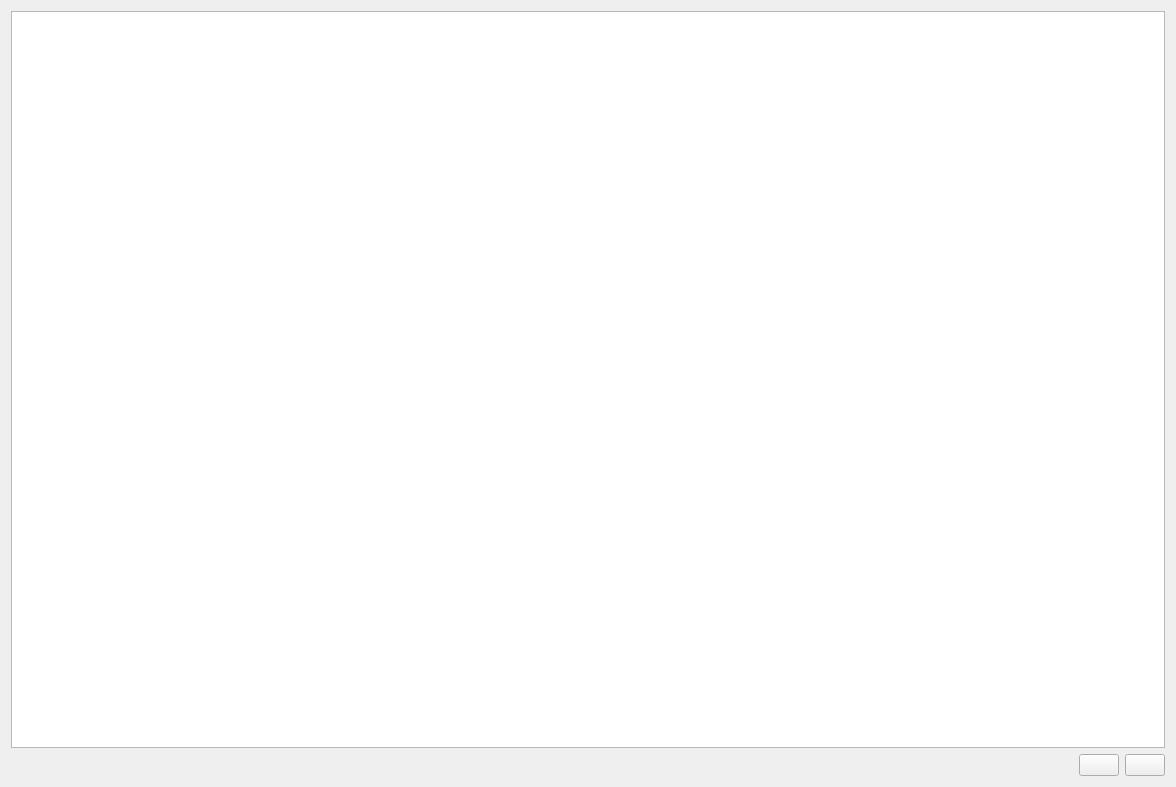
<?xml version="1.0" encoding="UTF-8"?>
<ui version="4.0">
 <class>FabReport</class>
 <widget class="QWidget" name="FabReport">
  <property name="geometry">
   <rect>
    <x>0</x>
    <y>0</y>
    <width>1176</width>
    <height>787</height>
   </rect>
  </property>
  <property name="windowTitle">
   <string>Form</string>
  </property>
  <layout class="QGridLayout" name="gridLayout">
   <item row="0" column="0" colspan="3">
    <widget class="QTableView" name="twReport">
     <property name="font">
      <font>
       <pointsize>10</pointsize>
      </font>
     </property>
     <property name="midLineWidth">
      <number>-1</number>
     </property>
    </widget>
   </item>
   <item row="1" column="0">
    <spacer name="horizontalSpacer">
     <property name="orientation">
      <enum>Qt::Horizontal</enum>
     </property>
     <property name="sizeHint" stdset="0">
      <size>
       <width>1067</width>
       <height>20</height>
      </size>
     </property>
    </spacer>
   </item>
   <item row="1" column="2">
    <widget class="QPushButton" name="bnPrint">
     <property name="text">
      <string/>
     </property>
     <property name="icon">
      <iconset resource="mnemo/mnemo.qrc">
       <normaloff>:/mnemo/printer.png</normaloff>:/mnemo/printer.png</iconset>
     </property>
     <property name="iconSize">
      <size>
       <width>64</width>
       <height>64</height>
      </size>
     </property>
    </widget>
   </item>
   <item row="1" column="1">
    <widget class="QPushButton" name="bnSave">
     <property name="text">
      <string/>
     </property>
     <property name="icon">
      <iconset resource="mnemo/mnemo.qrc">
       <normaloff>:/mnemo/Save-icon.png</normaloff>:/mnemo/Save-icon.png</iconset>
     </property>
     <property name="iconSize">
      <size>
       <width>64</width>
       <height>64</height>
      </size>
     </property>
    </widget>
   </item>
  </layout>
 </widget>
 <resources>
  <include location="mnemo/mnemo.qrc"/>
 </resources>
 <connections/>
</ui>
